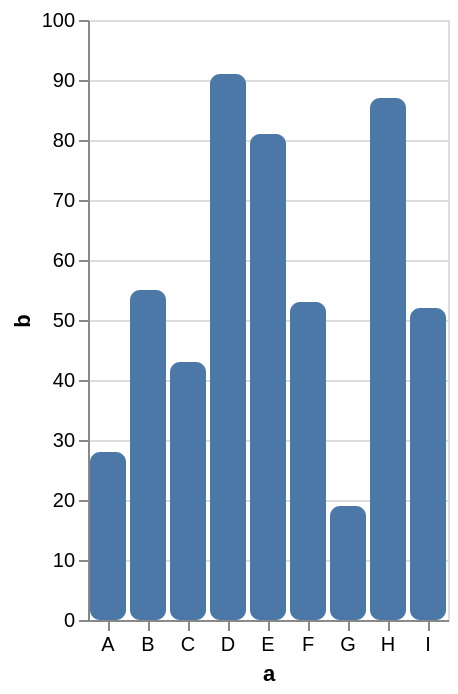

The Vega-Lite source for this figure:
### Vega-Lite specification from a JSON file in a GitHub repository (floating-point values rounded to 4 significant figures)
{"$schema": "https://vega.github.io/schema/vega-lite/v5.json", "description": "A simple bar chart with embedded data.", "params": [{"name": "cornerRadius", "value": 5}], "data": {"values": [{"a": "A", "b": 28}, {"a": "B", "b": 55}, {"a": "C", "b": 43}, {"a": "D", "b": 91}, {"a": "E", "b": 81}, {"a": "F", "b": 53}, {"a": "G", "b": 19}, {"a": "H", "b": 87}, {"a": "I", "b": 52}]}, "mark": {"type": "bar", "cornerRadius": {"expr": "cornerRadius"}}, "encoding": {"x": {"field": "a", "type": "nominal", "axis": {"labelAngle": 0}}, "y": {"field": "b", "type": "quantitative"}}}
